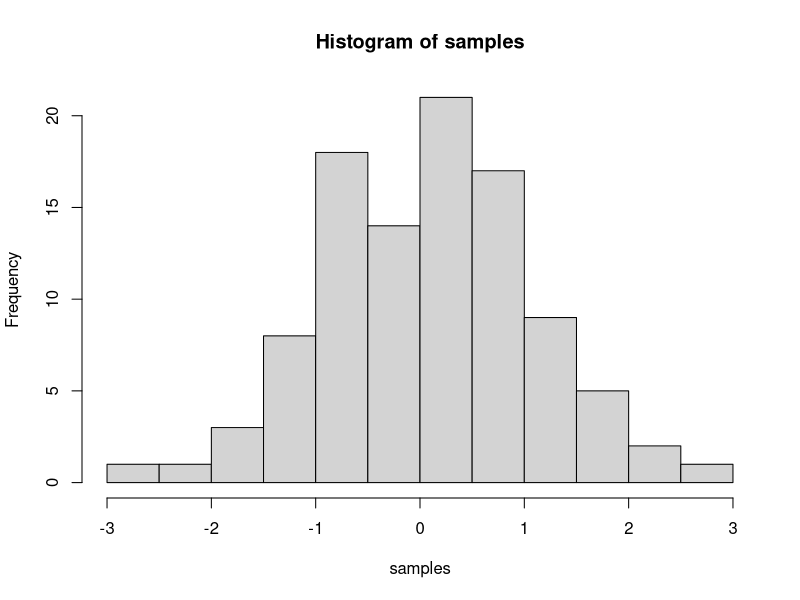

The R script that drew this image:
## ---- chunk 1
knitr::opts_chunk$set(message=FALSE,warning=FALSE, cache=TRUE)
## ---- chunk 2
samples <- rnorm(100, mean=0, sd=1)
hist(samples)
